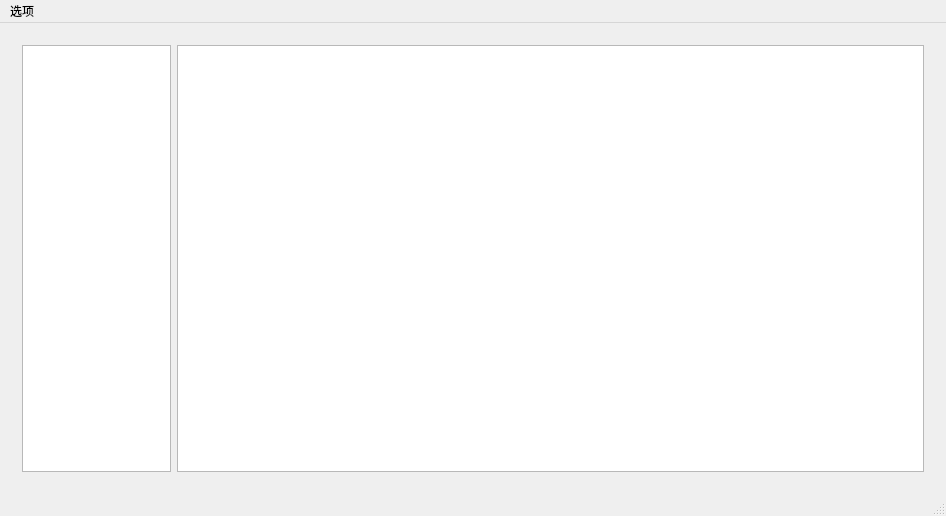
<?xml version="1.0" encoding="UTF-8"?>
<ui version="4.0">
 <class>MainWindow</class>
 <widget class="QMainWindow" name="MainWindow">
  <property name="geometry">
   <rect>
    <x>0</x>
    <y>0</y>
    <width>946</width>
    <height>516</height>
   </rect>
  </property>
  <property name="minimumSize">
   <size>
    <width>500</width>
    <height>500</height>
   </size>
  </property>
  <property name="windowTitle">
   <string>国学书籍集成</string>
  </property>
  <widget class="QWidget" name="centralWidget">
   <layout class="QHBoxLayout" name="horizontalLayout_2">
    <item>
     <widget class="QWidget" name="horizontalWidget" native="true">
      <layout class="QHBoxLayout" name="horizontalLayout" stretch="1,5">
       <item>
        <widget class="QTreeWidget" name="treeWidget">
         <property name="enabled">
          <bool>true</bool>
         </property>
         <property name="minimumSize">
          <size>
           <width>0</width>
           <height>0</height>
          </size>
         </property>
         <property name="maximumSize">
          <size>
           <width>16777215</width>
           <height>16777215</height>
          </size>
         </property>
         <property name="cursor" stdset="0">
          <cursorShape>PointingHandCursor</cursorShape>
         </property>
         <property name="columnCount">
          <number>1</number>
         </property>
         <attribute name="headerVisible">
          <bool>false</bool>
         </attribute>
         <column>
          <property name="text">
           <string notr="true">1</string>
          </property>
         </column>
        </widget>
       </item>
       <item>
        <widget class="QTextEdit" name="textEdit"/>
       </item>
      </layout>
     </widget>
    </item>
   </layout>
  </widget>
  <widget class="QMenuBar" name="menuBar">
   <property name="geometry">
    <rect>
     <x>0</x>
     <y>0</y>
     <width>946</width>
     <height>23</height>
    </rect>
   </property>
   <widget class="QMenu" name="menu">
    <property name="title">
     <string>选项</string>
    </property>
    <addaction name="action"/>
   </widget>
   <addaction name="menu"/>
  </widget>
  <widget class="QStatusBar" name="statusBar"/>
  <action name="action">
   <property name="text">
    <string>修改/重置数据库路径</string>
   </property>
  </action>
 </widget>
 <layoutdefault spacing="6" margin="11"/>
 <resources/>
 <connections/>
</ui>
